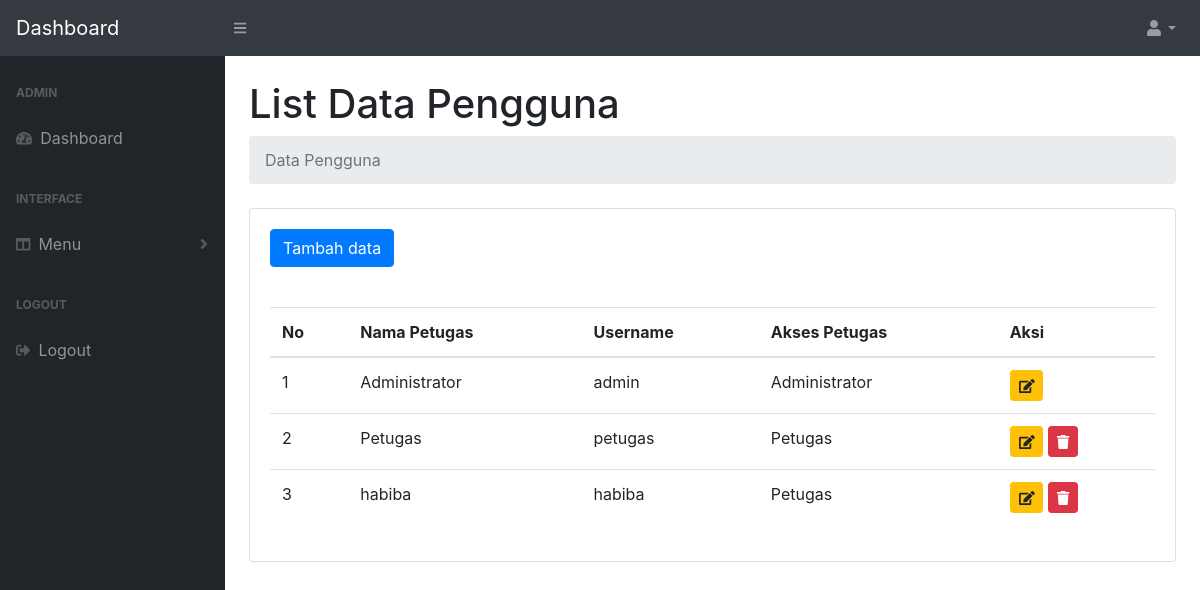
Page /ukk_kasir/administrator/petugas/data_pengguna1.php (signed in) on the committed database.
### tables this page shows
CREATE TABLE `petugas` (
  `id_petugas` int(11) NOT NULL,
  `nama_petugas` varchar(255) NOT NULL,
  `username` text NOT NULL,
  `password` text NOT NULL,
  `level` int(11) NOT NULL
);

### ukk_kasir/administrator/petugas/data_pengguna1.php (the view, shortened to what this page needs)
<!DOCTYPE html>
<html lang="en">
    <head>
        <link href="../css/styles.css" rel="stylesheet" />
        <link href="https://cdn.datatables.net/1.10.20/css/dataTables.bootstrap4.min.css" rel="stylesheet" />
    </head>
    <body class="sb-nav-fixed">
        <nav class="sb-topnav navbar navbar-expand navbar-dark bg-dark">
            <a class="navbar-brand" href="../index1.php">Dashboard</a>
            <button class="btn btn-link btn-sm order-1 order-lg-0" id="sidebarToggle" href="#"><i class="fas fa-bars"></i></button>
            <ul class="navbar-nav ml-auto ml-md-6">
                <li class="nav-item dropdown">
                    <a class="nav-link dropdown-toggle" id="userDropdown" href="#" role="button" data-toggle="dropdown" aria-haspopup="true" aria-expanded="false"><i class="fas fa-user fa-fw"></i></a>
                </li>
            </ul>
        </nav>
        <div id="layoutSidenav">
            <div id="layoutSidenav_nav">
                <nav class="sb-sidenav accordion sb-sidenav-dark" id="sidenavAccordion">
                    <div class="sb-sidenav-menu">
                        <div class="nav">
						<div class="sb-sidenav-menu-heading">Admin</div>
                            <a class="nav-link" href="../index1.php">
                                <div class="sb-nav-link-icon"><i class="fas fa-tachometer-alt"></i></div>
                                Dashboard
                            </a>
                            <div class="sb-sidenav-menu-heading">Interface</div>
                            <a class="nav-link collapsed" href="#" data-toggle="collapse" data-target="#collapseLayouts" aria-expanded="false" aria-controls="collapseLayouts">
                                <div class="sb-nav-link-icon"><i class="fas fa-columns"></i></div>
                              Menu
                                <div class="sb-sidenav-collapse-arrow"><i class="fas fa-angle-down"></i></div>
                            </a>
                            <div class="sb-sidenav-menu-heading">Logout</div>
                            <a class="nav-link" href="../../logout.php">
                                <div class="sb-nav-link-icon"><i class="fas fa-sign-out-alt"></i></div>
                              Logout
                            </a>
                </nav>
            </div>
    <div id="layoutSidenav_content">
        <main>
            <div class="container-fluid">
            <h1 class="mt-4">List Data Pengguna</h1>
            <ol class="breadcrumb mb-4">
                <li class="breadcrumb-item active">Data Pengguna</li>
            </ol>
<div class="card mt-2">
	<div class="card-body">
		<button type="button" class="btn btn-primary" data-toggle="modal" data-target="#exampleModalCenter">
		Tambah data
		</button>
	</div>
    <div class="card-body">
		<table class="table">
			<thead>
				<tr>
					<th>No</th>
					<th>Nama Petugas</th>
					<th>Username</th>
					<th>Akses Petugas</th>
					<th>Aksi</th>
				</tr>
			</thead>
			<tbody>
				<?php
				include '../../koneksi.php';
				$no = 1;
				$data = mysqli_query($koneksi,"select * from petugas");
				while($d = mysqli_fetch_array($data)){
					?>
					<tr>
						<td><?php echo $no++; ?></td>
						<td><?php echo $d['nama_petugas']; ?></td>
						<td><?php echo $d['username']; ?></td>
						<td>
							<?php
							if ($d['level'] == '1') { ?>
								Administrator
							<?php } else { ?>
								Petugas
							<?php } ?>
						</td>
						<td>
						<button type="button" class="btn btn-warning btn-sm" data-toggle="modal" data-target="#exampleModalCenter<?php echo $d['id_petugas']; ?>">
						<i class="fa fa-edit"></i>
						</button>
							<?php
							if ($d['level'] == $_SESSION['level']) { ?>
							<?php } else { ?>
						<button type="button" class="btn btn-danger btn-sm" data-toggle="modal" data-target="#hapus-kat<?php echo $d['id_petugas']; ?>" title="Hapus">
                        <i class="fa fa-trash"></i>
                        </button>
                        <?php } ?>
                        </td>
					</tr>
							</div>
						</div>
					</div>
				<?php } ?>
    </body>
</html>

### rows in the picture
petugas: nama_petugas "Administrator", username "admin", level "Administrator"
petugas: nama_petugas "Petugas", username "petugas", level "Petugas"
petugas: nama_petugas "habiba", username "habiba", level "Petugas"
